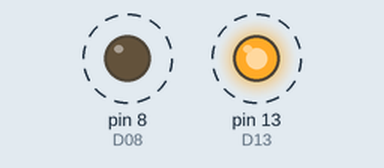
Recording of a sketch running on a simulated Arduino Uno, built with avr-gcc and run on an emulated ATmega328P. Shown: output pins drawn as LEDs (lit = HIGH). Dashed ring = blinking.

Above: at 0.2 s.
Timing chart, 0 to 3.0 s (numbered marks = the images above):
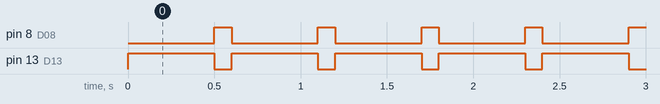

The sketch:

1_B_DBL_ALT_LED_BLINK.ino
```cpp
char D13 = 13;
char D08 = 8;

// the setup function runs once when you press reset or power the board
void setup() {
  // initialize digital pin 13 as an output.
  pinMode(D13, OUTPUT);
  pinMode(D08, OUTPUT);
}

// the loop function runs over and over again forever
void loop() {
  digitalWrite(D13, HIGH);   // Set digital output signal to HIGH/ON/1
  digitalWrite(D08, LOW);
  delay(500);               // wait for a second
  digitalWrite(D13, LOW);    // Set digital output signal to LOW/OFF/0
  digitalWrite(D08, HIGH);
  delay(100);              // wait for a second
}
```

Measured:
- by itself, pin 8 (D08): alternates HIGH for 0.10 s and LOW for 0.50 s
- by itself, pin 13 (D13): alternates HIGH for 0.50 s and LOW for 0.10 s
